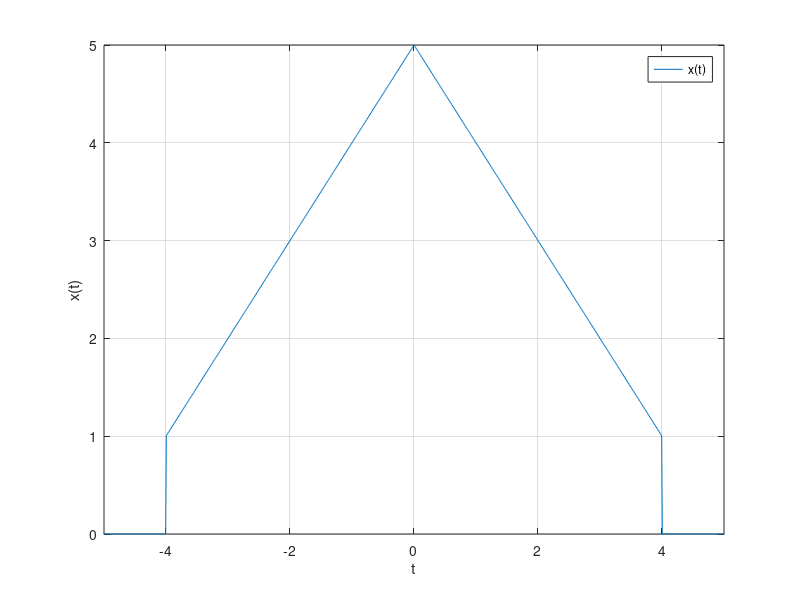
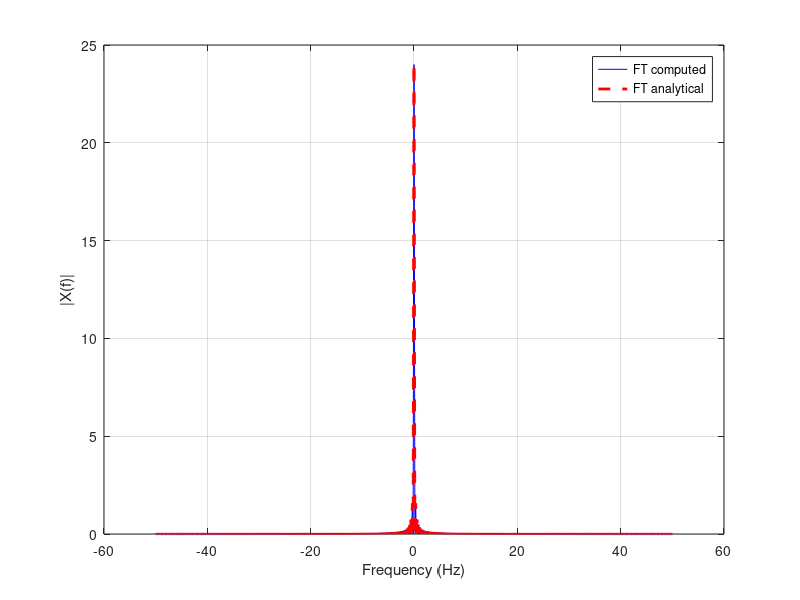
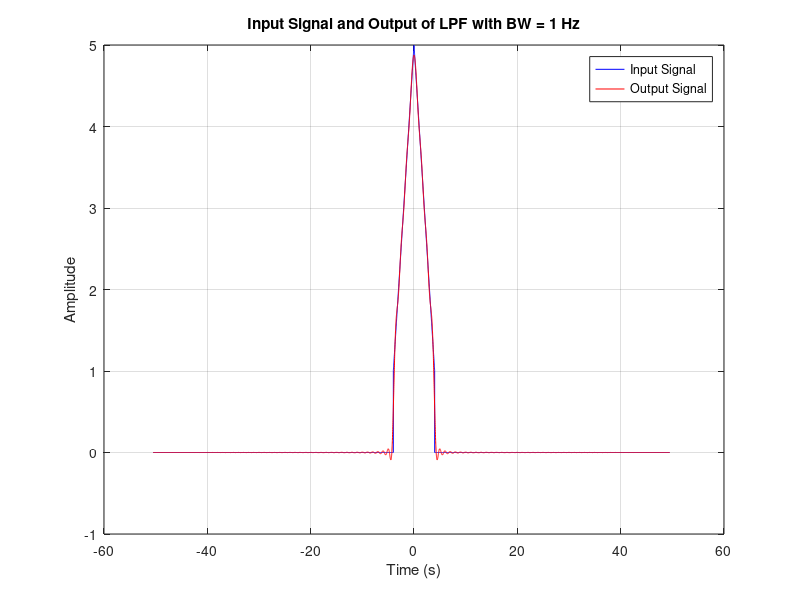
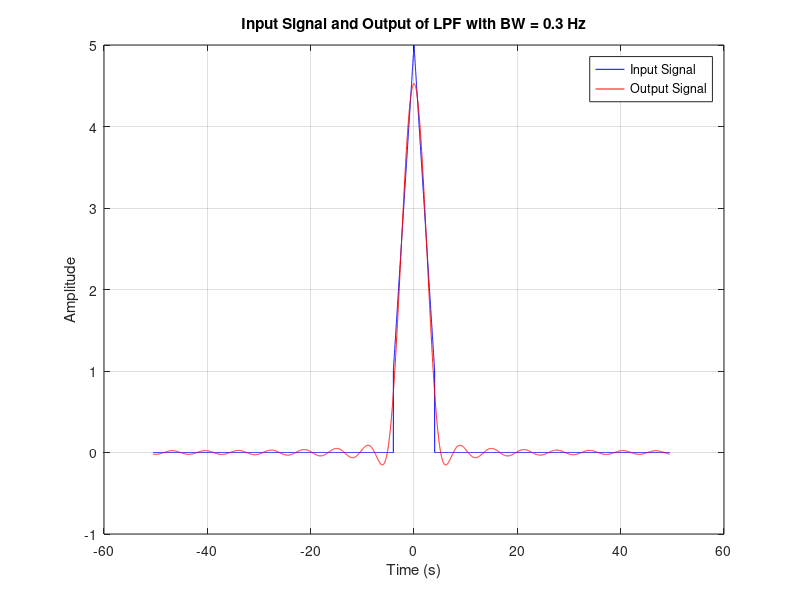

MATLAB code to generate these figures, in order:
clear;
clc;

%%%%%%%%   definitions  %%%%%%%%%% Eiad Hassan
%%
fs = 100;           % sampling frequency in Hz
df = 0.01;          % desired frequency resolution
N =ceil (fs/df);    % number of points needed
T = N/fs;           % total time
ts = 1/fs;          % time step
t=-50.495:ts:((N-1)*ts-50.495);
if(rem(N,2)==0) %% Even
  f = - (0.5*fs) : df : (0.5*fs-df) ; %% Frequency vector if x/f is even
else %% Odd
  f = - (0.5*fs-0.5*df) : df : (0.5*fs-0.5*df) ; %% Frequency vector if x/f is odd
end
x1= zeros(size(t));
x2= zeros(size(t));
x3= zeros(size(t));
x2(t >= -4 & t <= 0) = t(t >= -4 & t <= 0) + 5;
x3(t > 0 & t <= 4) = -t(t > 0 & t <= 4) + 5;
x=x1+x2+x3; %%%%%%%%  x(t) %%%%%%%%%

%%%%%%%%   Q1  %%%%%%%%%%

figure;
plot(t,x);
xlim([-5,5]);
xlabel('t');
ylabel('x(t)');
grid on;
legend('x(t)');

%%%%%%%%     Q2&Q3  %%%%%%%%%%    analytical: i wrote it in a paper with steps

X_num = fftshift(fft(x)) * ts; %% * ts -> non-periodic
figure
X = (sin(8*pi*f) ./ (pi*f)) + (sin(4*pi*f) ./ (pi*f)).* (sin(4*pi*f) ./ (pi*f));
plot(f,abs(X_num),'b');
hold on
plot(f,abs(X),'r--','LineWidth', 2);
hold off
xlabel('Frequency (Hz)');
ylabel('|X(f)|');
grid on;
legend('FT computed','FT analytical');

%%%%%%%%     Q4  %%%%%%%%%%
X_value=abs(X_num);
X_squ=X_value .^2;
max_amplitude=max(X_squ);
max_amplitude_index=find(X_squ==max_amplitude);
last_index=length(X_squ);
for i=max_amplitude_index:last_index
  if(abs(X_squ(i))<=0.05*max_amplitude)
    BW=f(i);
    break;
  end
end
fprintf('5%% power bandwidth of x(t) ≈ %.4f Hz\n', BW);




%------------------------------------------------------------------------------------------------------
%%%%%%%%    Q5  %%%%%%%%%% Ali Hany
%LPF of 1Hz
BW_lpf_5 = 1;
H_lpf_5 = zeros(size(f));
H_lpf_5 = abs(f)<1;

% Apply the filter in the frequency domain
Y_5_freq = X_num .* H_lpf_5;
%plot(f,Y_5_freq);
%xlabel('frequency');
%ylabel('Amplitude');
%title('x_f_bandlimited');
% Convert back to the time domain
y_5_time = ifft(fftshift(Y_5_freq)) * fs;

% Plot the input and output signals
figure;
plot(t, x, 'b', t, real(y_5_time), 'r');
xlabel('Time (s)');
ylabel('Amplitude');
title(['Input Signal and Output of LPF with BW = ', num2str(BW_lpf_5), ' Hz']);
legend('Input Signal', 'Output Signal');
grid on;

%%%%%%%%    Q6  %%%%%%%%%%

BW_lpf_6 = 0.3; % Bandwidth of the LPF
% Design the ideal LPF in the frequency domain
H_lpf_6 = zeros(size(f));
indices_passband_6 = find(abs(f) <= BW_lpf_6/2);
H_lpf_6(indices_passband_6) = 1;

% Apply the filter in the frequency domain
Y_6_freq = X_num .* H_lpf_6;

% Convert back to the time domain
y_6_time = ifft(fftshift(Y_6_freq)) * fs;

% Plot the input and output signals
figure;
plot(t, x, 'b', t, real(y_6_time), 'r');
xlabel('Time (s)');
ylabel('Amplitude');
title(['Input Signal and Output of LPF with BW = ', num2str(BW_lpf_6), ' Hz']);
legend('Input Signal', 'Output Signal');
grid on;

%%%%%%%%    Q7  %%%%%%%%%%

% Define m(t)
t_m =0:ts:((N-1)*ts); % Adjust time vector for m(t)
m1= zeros(size(t_m));
m2= zeros(size(t_m));
m1(t_m >= 0 & t_m <= 4) = cos(2 * pi * 0.5 * t_m(t_m >= 0 & t_m <= 4));
m=m1+m2;

%%%%%%%%    Q1 repeated for m(t) %%%%%%%%%%

figure;
plot(t_m,m);
xlim([0,5]);
xlabel('t');
ylabel('m(t)');
title('m(t) in Time Domain');
grid on;

%%%%%%%%    Q2&3 repeated for m(t) %%%%%%%%%%

M_num = fftshift(fft(m)) *ts; % Using N for consistent frequency vector

f_m = f; % Use the same frequency vector as before

figure;
plot(f_m,abs(M_num));
xlabel('Frequency (Hz)');
ylabel('|M(f)|');
title('FT of m(t) (Computed)');
grid on;

% Analytical FT of m(t):
% m(t) = cos(pi*t) for 0 < t < 4
% M(f) = integral from 0 to 4 of cos(pi*t) * exp(-j2*pi*f*t) dt
% Using Euler's formula: cos(pi*t) = 0.5 * (exp(j*pi*t) + exp(-j*pi*t))
% M(f) = 0.5 * integral from 0 to 4 of [exp(j*pi*t(1-2f)) + exp(-j*pi*t(1+2f))] dt
% M(f) = 0.5 * [ sin(pi*(1-2f)*4) / (pi*(1-2f)) + sin(pi*(1+2f)*4) / (pi*(1+2f)) ]
M_analytical = zeros(size(f_m));
M_analytical = 2 * (sinc(4*(f - 0.5)) .* exp(-1j*4*pi*(f - 0.5)) +sinc(4*(f + 0.5)) .* exp(-1j*4*pi*(f + 0.5)));

hold on;
plot(f_m, abs(M_analytical), 'r--','LineWidth', 2);
legend('FT computed', 'FT analytical');
hold off;

%%%%%%%%    Q4 repeated for m(t) %%%%%%%%%%
% Compute power spectrum of m(t)

M_pos=M_num(f>=0);
M_value=abs(M_pos);
M_squ=M_value .^2;
max_amplitude=max(M_squ);
max_amplitude_index = find(abs(M_squ - max_amplitude) < 1e-10, 1);
last_index=length(M_squ);
for j=max_amplitude_index:last_index
  if(abs(M_squ(j))<=0.05*max_amplitude)
    BW=f(j+5000);
    break;
  end
end
fprintf('5%% power bandwidth of m(t) ≈ %.4f Hz\n', BW);






%--------------------------------------------------------------------------------------------------
%%%%%%%%%                Q8                 %%%%%%%%%% Karim Walid
%% FDM:   x(t) -> LPF -> DSB-SC -> BPF
%%        m(t) -> LPF -> SSB -> BPF

fc1 = 20;
fc2 = 23;       % 20 + 1 (bw) + 2 (guard band) + 1 (bw)
c1_t = cos(2*pi*fc1*t);
c2_t = cos(2*pi*fc2*t);

%%%%%%%%    Q10      %%%%%%%
%%          TX          %%
%%        s(t) -> LPF -> DSB-SC -> BPF
%%        s(t) -> LPF -> SSB -> BPF
%% We already have x(t)_lpf from Q5: y_5_time
x_t_lpf=y_5_time;
s1_t = x_t_lpf .* c1_t;   %%%% DSB-SC modulation %%%%%

%%%%%%%%%%%%%          LPF for m(t)          %%%%%%%%%%%
% We modulate the signal by DSB-SC then apply a BPF for the Upper side band.

% Design the ideal LPF in the frequency domain


% The Expression for Single Side Band with Upper Side Band (USB)  %% Q9 %%:
m_t_dsbsc = m .* c2_t;
H = zeros(size(f));
H(f>fc2 & f<(fc2+1))=1;%% +ve frequency
H(f<-fc2 & f>-(fc2+1))=1;%% -ve frequency
M_f = fftshift(fft(m_t_dsbsc)) * ts;
%figure;
%plot(f,M_f);
%xlabel("Frequency");
%ylabel("M(f)_dsb");
%title('M(f)_dsb')

Musb = M_f .* H; %% SSB


%%                          FDM                         %%
%%%%%%%%%             BPF for s1_t             %%%%%%%%%%


Y5 = fftshift(fft(s1_t)) * ts;  % FT of s1_t

% BPF parameters
fc1 = 20;
BW_bpf = 2;

% Ideal BPF
H1_bpf = zeros(size(f));
H1_bpf((f >= fc1 - 1) & (f <= fc1 + 1)) = 1;
H1_bpf((f <= -fc1 + 1) & (f >= -fc1 - 1)) = 1;

% Apply BPF
S1_f = Y5 .* H1_bpf;

% FT of S1(f) after BPF
s1_t_bpf = ifft(ifftshift(S1_f)) * fs;



%%%%%%%%%%%%%%             BPF for s2_t                    %%%%%%%%%%%%
%S2f_temp = fftshift(fft(Musb)) * ts;  % FT of s2_t
% Band Pass Filter Parameters
%fc2 = 24;
% Ideal BPF
%H2_bpf = zeros(size(f));
%H2_bpf((f >= fc2 - 1) & (f <= fc2 + 1)) = 1;
%H2_bpf((f <= -fc2 + 1) & (f >= -fc2 - 1)) = 1;
% Apply BPF
%S2_f = S2f_temp .* H2_bpf;

% FT of S1(f) after BPF
s2_t_bpf = ifft(ifftshift(Musb)) * fs;

s_t = s1_t_bpf + s2_t_bpf;

figure;
plot(t,s_t);
xlabel("t(time)");
ylabel("s(t))");
title('s(t) in Time Domain');
legend('s(t)');
grid on;



%%%%%%%%%%%%%%%%  Q12 RX  %%%%%%%%%%%
%% RX same steps as TX but in reverse
%%      s(t) -> BPF -> DSB-SC (*cos(2pi*f1)) -> LPF
%%      s(t) -> BPF -> SSB  (*cos(2pi*f2)) -> LPF
S_f = fftshift(fft(s_t)) * ts;
%bpf
H2_bpf = zeros(size(f));
H2_bpf((f >= fc2 - 1) & (f <= fc2 + 1)) = 1;
H2_bpf((f <= -fc2 + 1) & (f >= -fc2 - 1)) = 1;

s11_f = S_f .* H1_bpf;
s22_f = S_f .* H2_bpf;

%demodulator
s11_t = ifft(ifftshift(s11_f)) * fs;
s22_t = ifft(ifftshift(s22_f)) * fs;

s11_t = s11_t .* cos(2*pi*fc1*t);
s22_t = s22_t .* cos(2*pi*fc2*t);

%lpf
s11_f = fftshift(fft(s11_t)) * ts;
s22_f = fftshift(fft(s22_t)) * ts;

H = zeros(size(f));
H = abs(f)<1;
s11_f = s11_f .* H;

H = zeros(size(f));
H = abs(f)<2;
s22_f = s22_f .* H;

s11_t = ifft(ifftshift(s11_f)) * fs;
s22_t = ifft(ifftshift(s22_f)) * fs;



%%Plotting
figure;
plot(t,x_t_lpf);
hold on
plot(t,s11_t,'r--');
xlabel("time");
legend('x(t)_(sent)','x(t)_(recieved)');
title('x(t)_(sent) & x(t)_(recieved)')


figure;
plot(t_m,m);
xlim([-2,6]);
hold on
plot(t_m,s22_t,'r--');
xlabel("time");
legend('m(t)_(sent)','m(t)_(recieved)');
title('m(t)_(sent) & m(t)_(recieved)');
grid on;
